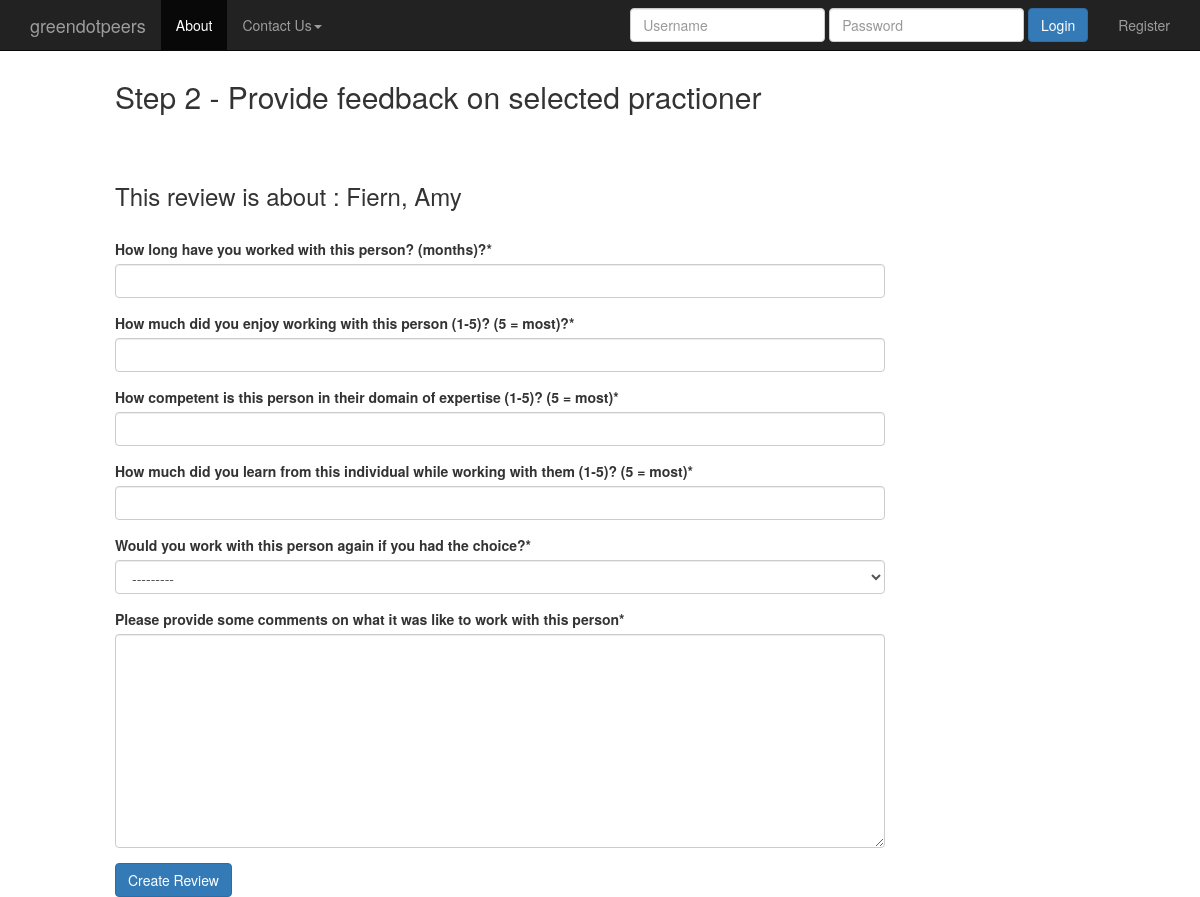
The app's page /reviews/create2/3/, older data.
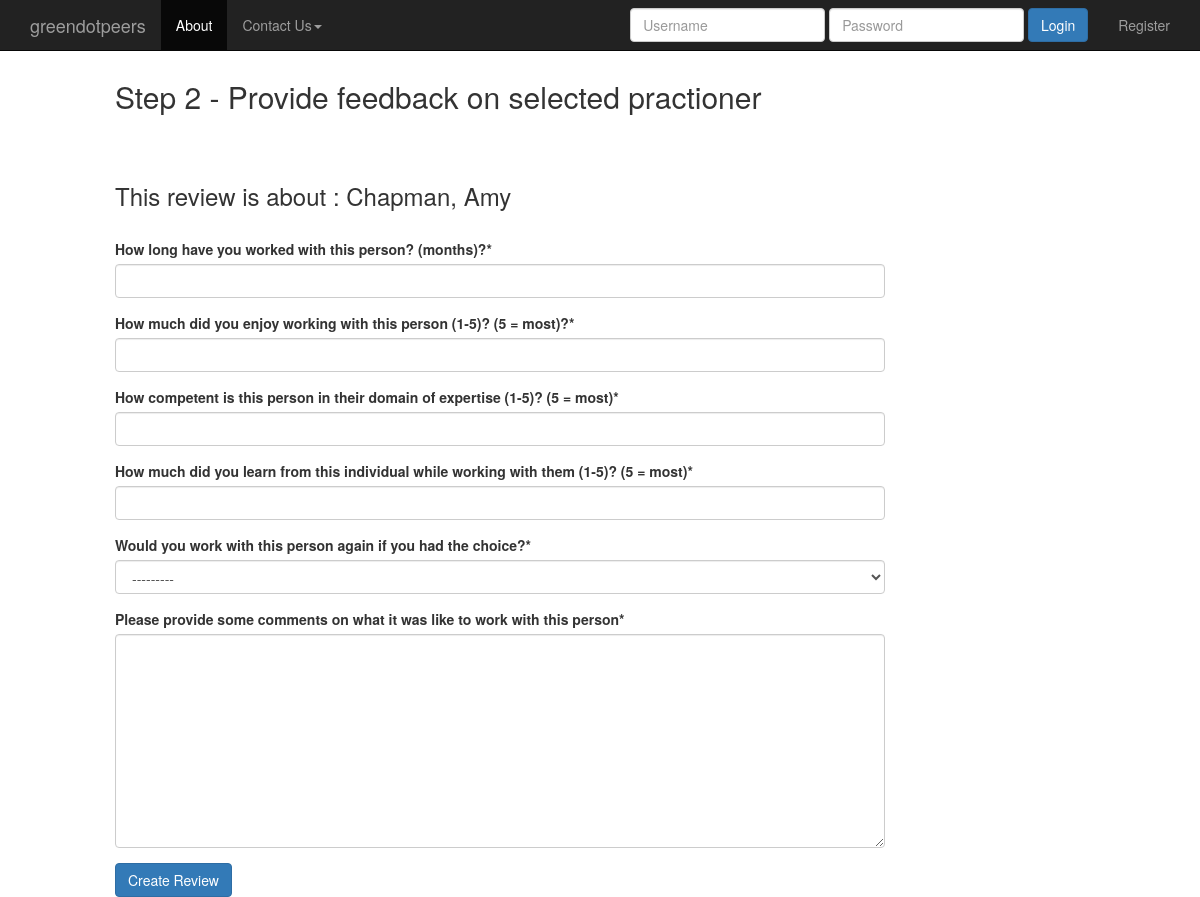
The same page, newer data.
### reviews/models.py (models this page shows)
class Employee(models.Model):
	first_name = models.CharField(max_length=120)
	last_name = models.CharField(max_length=120)
	email = models.CharField(max_length=120, null=True)
	level = models.CharField(max_length=120)
	service_area = models.CharField(max_length=120)
	service_line = models.CharField(max_length=120, null=True)
	office = models.CharField(max_length=120)
	timestamp = models.DateTimeField(auto_now=False, auto_now_add=True)
	@property
	def full_name(self):
		return ''.join([self.last_name, ', ', self.first_name])
	def __unicode__(self):
		return self.full_name

### reviews/views.py (the view, shortened to what this page needs)
# urls.py: url(r'^create2/(?P<pk>\d+)/$', review_create2, name='create_step2'),
def review_create2(request, pk=None):
	form = ReviewForm2(request.POST or None)
	obj = Employee.objects.get(pk=pk)
	context = {
		"form": form,
		"obj": obj,
	}
	return render(request, "create_review2.html", context)

### reviews/forms.py
class ReviewForm2(forms.ModelForm):
	class Meta:
		model = Review
		fields = [
		"length_working",
		"ques1",
		"ques2",
		"ques3",
		"work_again",
		"content",
		]

### templates/create_review2.html
{% extends "base.html" %}
{% load crispy_forms_tags %}
{% block content %}
<div class='col-sm-8 col-sm-offset-1'>
<h2> Step 2 - Provide feedback on selected practioner</h2>
<br>
<br>
<h3>This review is about : {{ obj }}</h3>
<br>
<form method='POST' action=''> {% csrf_token %}
{{form|crispy}}
<input class='btn btn-primary' type='submit' value='Create Review'/>
</form>
</div>
{% endblock %}

Row changes from the older to the newer data that the page shows:
changed Employee: last_name+first_name "Fiern, Amy" → "Chapman, Amy"
